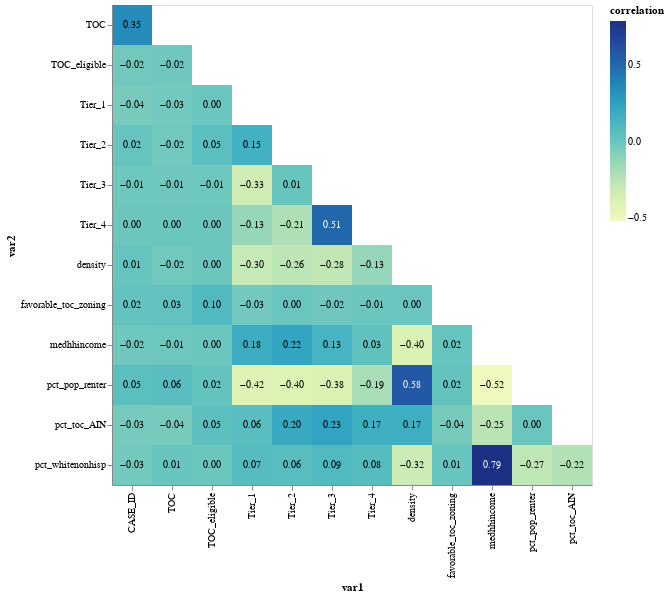

Notebook cell for this chart:
### Code cell
base = alt.Chart(correlation_long).transform_filter(
    alt.datum.var1 < alt.datum.var2
).encode(
    x='var1',
    y='var2',
).properties(
    width=alt.Step(40),
    height=alt.Step(40)
)

rects = base.mark_rect().encode(
    color='correlation'
)

text = base.mark_text(
    size=10
).encode(
    text=alt.Text('correlation', format=".2f"),
    color=alt.condition(
        "datum.correlation > 0.5",
        alt.value('white'),
        alt.value('black')
    )
)

rects + text

### Figure 1 — Vega-Lite specification as saved in the notebook (floating-point values rounded to 4 significant figures; data arrays with more than 128 entries replaced by an {"elided": "..."} marker saying what was removed)
{"config": {"view": {"continuousWidth": 400, "continuousHeight": 300}}, "layer": [{"mark": "rect", "encoding": {"color": {"type": "quantitative", "field": "correlation"}, "x": {"type": "nominal", "field": "var1"}, "y": {"type": "nominal", "field": "var2"}}, "height": {"step": 40}, "transform": [{"filter": "(datum.var1 < datum.var2)"}], "width": {"step": 40}}, {"mark": {"type": "text", "size": 10}, "encoding": {"color": {"condition": {"value": "white", "test": "datum.correlation > 0.5"}, "value": "black"}, "text": {"type": "quantitative", "field": "correlation", "format": ".2f"}, "x": {"type": "nominal", "field": "var1"}, "y": {"type": "nominal", "field": "var2"}}, "height": {"step": 40}, "transform": [{"filter": "(datum.var1 < datum.var2)"}], "width": {"step": 40}}], "data": {"name": "data-694c3caa1fd706dc91c19d5cdde0f914"}, "$schema": "https://vega.github.io/schema/vega-lite/v4.8.1.json", "datasets": {"data-694c3caa1fd706dc91c19d5cdde0f914": {"elided": "169 records"}}}
